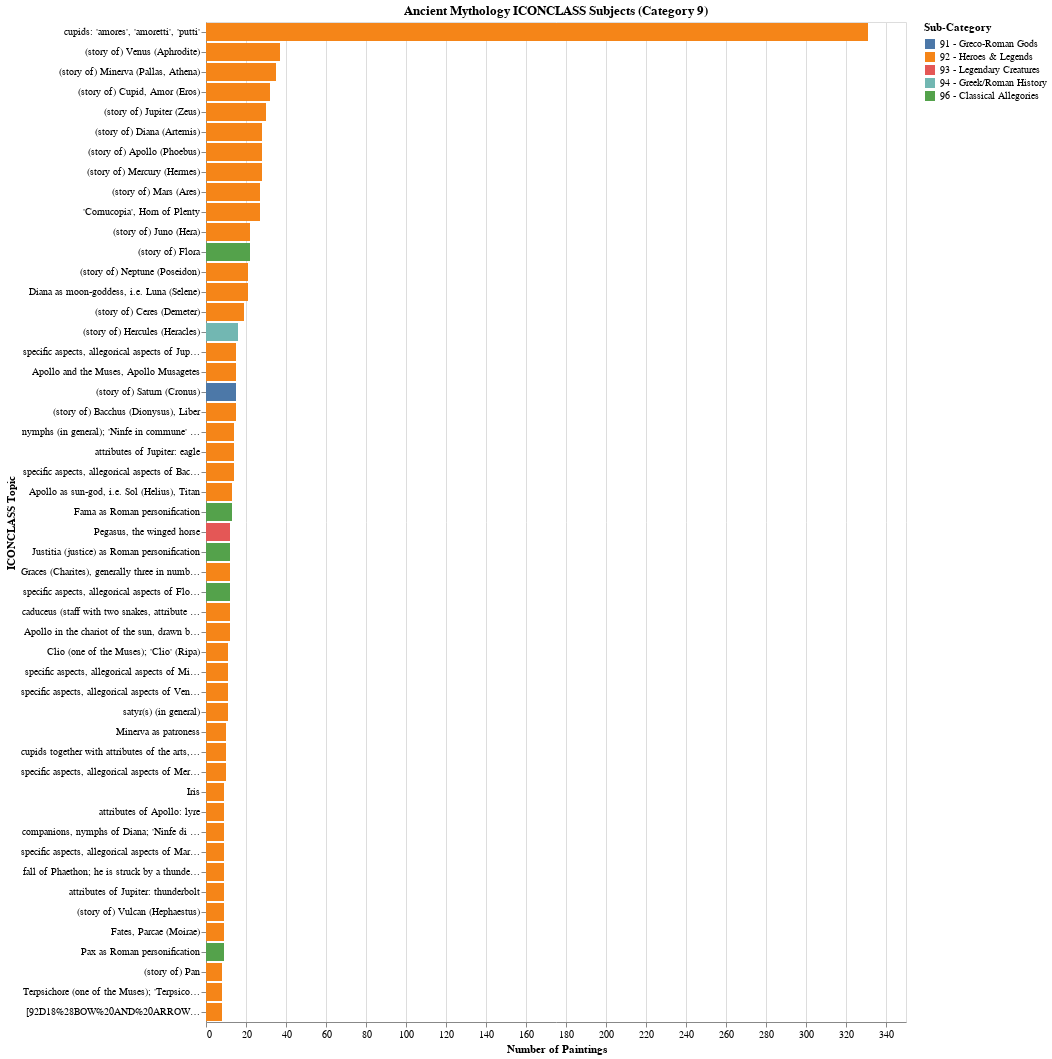

Source (notebook cell):
### Code cell
# =============================================================================
# CELL 13d: Ancient Mythology ICONCLASS Analysis (Prefix 9)
# =============================================================================
# ICONCLASS category 9 = Classical Mythology and Ancient History
# Sub-categories include:
#   91 = Greco-Roman gods
#   92 = Greco-Roman heroes and legendary figures
#   93 = Greco-Roman legendary creatures
#   94 = Greek/Roman history
#   95 = Non-classical antiquity
#   96 = Allegories based on classical mythology

print("🏛️ ANCIENT MYTHOLOGY ICONCLASS ANALYSIS (Prefix 9)")
print("=" * 70)

mythology_df = con.execute("""
    WITH mythology_subjects AS (
        SELECT 
            s.subject_label,
            s.subject_uri,
            REGEXP_EXTRACT(s.subject_uri, 'iconclass\\.org/([^/]+)', 1) as iconclass_code,
            ps.nfdi_uri
        FROM painting_subjects ps
        JOIN subjects s ON ps.subject_uri = s.subject_uri
        WHERE s.subject_source = 'ICONCLASS'
          AND s.subject_label IS NOT NULL
          AND REGEXP_EXTRACT(s.subject_uri, 'iconclass\\.org/([^/]+)', 1) LIKE '9%'
    )
    SELECT 
        subject_label,
        iconclass_code,
        SUBSTRING(iconclass_code, 1, 2) as sub_category_code,
        COUNT(DISTINCT nfdi_uri) as painting_count
    FROM mythology_subjects
    GROUP BY subject_label, iconclass_code, sub_category_code
    ORDER BY painting_count DESC
""").pl()

# Sub-category mapping for ICONCLASS 9
MYTHOLOGY_SUBCATEGORIES = {
    '91': '91 - Greco-Roman Gods',
    '92': '92 - Heroes & Legends',
    '93': '93 - Legendary Creatures',
    '94': '94 - Greek/Roman History',
    '95': '95 - Non-Classical Antiquity',
    '96': '96 - Classical Allegories',
    '97': '97 - Metamorphoses',
    '98': '98 - Emblems',
    '9A': '9A - Other Classical'
}

# Add sub-category names
mythology_df = mythology_df.with_columns(
    pl.col('sub_category_code').replace(MYTHOLOGY_SUBCATEGORIES).alias('sub_category_name')
)

# Summary statistics
total_mythology_paintings = con.execute("""
    SELECT COUNT(DISTINCT ps.nfdi_uri) as count
    FROM painting_subjects ps
    JOIN subjects s ON ps.subject_uri = s.subject_uri
    WHERE s.subject_source = 'ICONCLASS'
      AND REGEXP_EXTRACT(s.subject_uri, 'iconclass\\.org/([^/]+)', 1) LIKE '9%'
""").fetchone()[0]

print(f"\n📊 SUMMARY:")
print(f"   Total unique mythology ICONCLASS topics: {len(mythology_df)}")
print(f"   Total paintings with mythology subjects: {total_mythology_paintings}")

if len(mythology_df) > 0:
    # Category breakdown
    category_summary = mythology_df.group_by('sub_category_code', 'sub_category_name').agg([
        pl.count().alias('topic_count'),
        pl.sum('painting_count').alias('total_paintings')
    ]).sort('total_paintings', descending=True)
    
    print(f"\n📈 SUB-CATEGORY BREAKDOWN:")
    print(category_summary)
    
    print(f"\n📋 TOP 30 ICONCLASS TOPIC LABELS (Ancient Mythology):")
    print("-" * 70)
    for i, row in enumerate(mythology_df.head(30).iter_rows(named=True)):
        print(f"   [{row['iconclass_code']}] {row['subject_label']} ({row['painting_count']} paintings)")
    
    if len(mythology_df) > 30:
        print(f"   ... and {len(mythology_df) - 30} more topics")
    
    # Show example paintings
    print(f"\n🖼️ EXAMPLE PAINTINGS WITH ANCIENT MYTHOLOGY SUBJECTS:")
    example_mythology_paintings = con.execute("""
        SELECT DISTINCT
            p.label as painting_label,
            p.nfdi_uri,
            s.subject_label as mythology_topic,
            REGEXP_EXTRACT(s.subject_uri, 'iconclass\\.org/([^/]+)', 1) as iconclass_code
        FROM paintings p
        JOIN painting_subjects ps ON p.nfdi_uri = ps.nfdi_uri
        JOIN subjects s ON ps.subject_uri = s.subject_uri
        WHERE s.subject_source = 'ICONCLASS'
          AND REGEXP_EXTRACT(s.subject_uri, 'iconclass\\.org/([^/]+)', 1) LIKE '9%'
        ORDER BY p.label
        LIMIT 20
    """).pl()
    print(example_mythology_paintings)
    
    # Visualization - Top mythology subjects by sub-category
    viz_df = mythology_df.head(50).to_pandas()
    
    chart = alt.Chart(viz_df).mark_bar().encode(
        x=alt.X('painting_count:Q', title='Number of Paintings'),
        y=alt.Y('subject_label:N', sort='-x', title='ICONCLASS Topic'),
        color=alt.Color('sub_category_name:N', 
                       title='Sub-Category',
                       scale=alt.Scale(scheme='tableau10')),
        tooltip=[
            alt.Tooltip('subject_label:N', title='Topic'),
            alt.Tooltip('iconclass_code:N', title='ICONCLASS Code'),
            alt.Tooltip('sub_category_name:N', title='Sub-Category'),
            alt.Tooltip('painting_count:Q', title='Paintings')
        ]
    ).properties(
        title='Ancient Mythology ICONCLASS Subjects (Category 9)',
        width=700,
        height=max(400, min(len(viz_df) * 20, 1000))
    )
    ipython_display(chart)
    
    # Additional: Pie chart of sub-category distribution
    pie_df = category_summary.to_pandas()
    pie_chart = alt.Chart(pie_df).mark_arc(innerRadius=50).encode(
        theta=alt.Theta('total_paintings:Q', title='Paintings'),
        color=alt.Color('sub_category_name:N', 
                       title='Sub-Category',
                       scale=alt.Scale(scheme='tableau10')),
        tooltip=[
            alt.Tooltip('sub_category_name:N', title='Category'),
            alt.Tooltip('topic_count:Q', title='Topics'),
            alt.Tooltip('total_paintings:Q', title='Paintings')
        ]
    ).properties(
        title='Distribution of Mythology Sub-Categories',
        width=400,
        height=400
    )
    ipython_display(pie_chart)
else:
    print("\n⚠️ No ancient mythology ICONCLASS subjects found in the dataset.")

### Figure 1 — Vega-Lite specification as saved in the notebook (floating-point values rounded to 4 significant figures)
{"config": {"view": {"continuousWidth": 300, "continuousHeight": 300}}, "data": {"name": "data-0a77ce1c80dd2169527f97357007d3c1"}, "mark": {"type": "bar"}, "encoding": {"color": {"field": "sub_category_name", "scale": {"scheme": "tableau10"}, "title": "Sub-Category", "type": "nominal"}, "tooltip": [{"field": "subject_label", "title": "Topic", "type": "nominal"}, {"field": "iconclass_code", "title": "ICONCLASS Code", "type": "nominal"}, {"field": "sub_category_name", "title": "Sub-Category", "type": "nominal"}, {"field": "painting_count", "title": "Paintings", "type": "quantitative"}], "x": {"field": "painting_count", "title": "Number of Paintings", "type": "quantitative"}, "y": {"field": "subject_label", "sort": "-x", "title": "ICONCLASS Topic", "type": "nominal"}}, "height": 1000, "title": "Ancient Mythology ICONCLASS Subjects (Category 9)", "width": 700, "$schema": "https://vega.github.io/schema/vega-lite/v6.1.0.json", "datasets": {"data-0a77ce1c80dd2169527f97357007d3c1": [{"subject_label": "cupids: 'amores', 'amoretti', 'putti'", "iconclass_code": "92D1916", "sub_category_code": "92", "painting_count": 331, "sub_category_name": "92 - Heroes & Legends"}, {"subject_label": "(story of) Venus (Aphrodite)", "iconclass_code": "92C4", "sub_category_code": "92", "painting_count": 37, "sub_category_name": "92 - Heroes & Legends"}, {"subject_label": "(story of) Minerva (Pallas, Athena)", "iconclass_code": "92C2", "sub_category_code": "92", "painting_count": 35, "sub_category_name": "92 - Heroes & Legends"}, {"subject_label": "(story of) Cupid, Amor (Eros)", "iconclass_code": "92D1", "sub_category_code": "92", "painting_count": 32, "sub_category_name": "92 - Heroes & Legends"}, {"subject_label": "(story of) Jupiter (Zeus)", "iconclass_code": "92B1", "sub_category_code": "92", "painting_count": 30, "sub_category_name": "92 - Heroes & Legends"}, {"subject_label": "(story of) Diana (Artemis)", "iconclass_code": "92C3", "sub_category_code": "92", "painting_count": 28, "sub_category_name": "92 - Heroes & Legends"}, {"subject_label": "(story of) Apollo (Phoebus)", "iconclass_code": "92B3", "sub_category_code": "92", "painting_count": 28, "sub_category_name": "92 - Heroes & Legends"}, {"subject_label": "(story of) Mercury (Hermes)", "iconclass_code": "92B5", "sub_category_code": "92", "painting_count": 28, "sub_category_name": "92 - Heroes & Legends"}, {"subject_label": "(story of) Mars (Ares)", "iconclass_code": "92B4", "sub_category_code": "92", "painting_count": 27, "sub_category_name": "92 - Heroes & Legends"}, {"subject_label": "'Cornucopia', Horn of Plenty", "iconclass_code": "92B11221", "sub_category_code": "92", "painting_count": 27, "sub_category_name": "92 - Heroes & Legends"}, {"subject_label": "(story of) Juno (Hera)", "iconclass_code": "92C1", "sub_category_code": "92", "painting_count": 22, "sub_category_name": "92 - Heroes & Legends"}, {"subject_label": "(story of) Flora", "iconclass_code": "96A23", "sub_category_code": "96", "painting_count": 22, "sub_category_name": "96 - Classical Allegories"}, {"subject_label": "(story of) Neptune (Poseidon)", "iconclass_code": "92H1", "sub_category_code": "92", "painting_count": 21, "sub_category_name": "92 - Heroes & Legends"}, {"subject_label": "Diana as moon-goddess, i.e. Luna (Selene)", "iconclass_code": "92C371", "sub_category_code": "92", "painting_count": 21, "sub_category_name": "92 - Heroes & Legends"}, {"subject_label": "(story of) Ceres (Demeter)", "iconclass_code": "92M1", "sub_category_code": "92", "painting_count": 19, "sub_category_name": "92 - Heroes & Legends"}, {"subject_label": "(story of) Hercules (Heracles)", "iconclass_code": "94L", "sub_category_code": "94", "painting_count": 16, "sub_category_name": "94 - Greek/Roman History"}, {"subject_label": "specific aspects, allegorical aspects of Jupiter; Jupiter as patron", "iconclass_code": "92B17", "sub_category_code": "92", "painting_count": 15, "sub_category_name": "92 - Heroes & Legends"}, {"subject_label": "Apollo and the Muses, Apollo Musagetes", "iconclass_code": "92B3731", "sub_category_code": "92", "painting_count": 15, "sub_category_name": "92 - Heroes & Legends"}, {"subject_label": "(story of) Saturn (Cronus)", "iconclass_code": "91B111", "sub_category_code": "91", "painting_count": 15, "sub_category_name": "91 - Greco-Roman Gods"}, {"subject_label": "(story of) Bacchus (Dionysus), Liber", "iconclass_code": "92L1", "sub_category_code": "92", "painting_count": 15, "sub_category_name": "92 - Heroes & Legends"}, {"subject_label": "nymphs (in general); 'Ninfe in commune' (Ripa)", "iconclass_code": "92L3", "sub_category_code": "92", "painting_count": 14, "sub_category_name": "92 - Heroes & Legends"}, {"subject_label": "attributes of Jupiter: eagle", "iconclass_code": "92B18%28EAGLE%29", "sub_category_code": "92", "painting_count": 14, "sub_category_name": "92 - Heroes & Legends"}, {"subject_label": "specific aspects, allegorical aspects of Bacchus; Bacchus as patron", "iconclass_code": "92L17", "sub_category_code": "92", "painting_count": 14, "sub_category_name": "92 - Heroes & Legends"}, {"subject_label": "Apollo as sun-god, i.e. Sol (Helius), Titan", "iconclass_code": "92B371", "sub_category_code": "92", "painting_count": 13, "sub_category_name": "92 - Heroes & Legends"}, {"subject_label": "Fama as Roman personification", "iconclass_code": "96A5%28FAMA%29", "sub_category_code": "96", "painting_count": 13, "sub_category_name": "96 - Classical Allegories"}, {"subject_label": "Pegasus, the winged horse", "iconclass_code": "93D1", "sub_category_code": "93", "painting_count": 12, "sub_category_name": "93 - Legendary Creatures"}, {"subject_label": "Justitia (justice) as Roman personification", "iconclass_code": "96A5%28JUSTITIA%29", "sub_category_code": "96", "painting_count": 12, "sub_category_name": "96 - Classical Allegories"}, {"subject_label": "Graces (Charites), generally three in number; 'Gratie' (Ripa)", "iconclass_code": "92D3", "sub_category_code": "92", "painting_count": 12, "sub_category_name": "92 - Heroes & Legends"}, {"subject_label": "specific aspects, allegorical aspects of Flora; Flora as patroness", "iconclass_code": "96A237", "sub_category_code": "96", "painting_count": 12, "sub_category_name": "96 - Classical Allegories"}, {"subject_label": "caduceus (staff with two snakes, attribute of Mercury)", "iconclass_code": "92B58%28CADUCEUS%29", "sub_category_code": "92", "painting_count": 12, "sub_category_name": "92 - Heroes & Legends"}, {"subject_label": "Apollo in the chariot of the sun, drawn by four horses, usually preceded by Aurora holding a torch; 'Carro del Sole' (Ripa)", "iconclass_code": "92B3711", "sub_category_code": "92", "painting_count": 12, "sub_category_name": "92 - Heroes & Legends"}, {"subject_label": "Clio (one of the Muses); 'Clio' (Ripa)", "iconclass_code": "92D421", "sub_category_code": "92", "painting_count": 11, "sub_category_name": "92 - Heroes & Legends"}, {"subject_label": "specific aspects, allegorical aspects of Minerva; Minerva as patroness", "iconclass_code": "92C27", "sub_category_code": "92", "painting_count": 11, "sub_category_name": "92 - Heroes & Legends"}, {"subject_label": "specific aspects, allegorical aspects of Venus; Venus as patroness", "iconclass_code": "92C47", "sub_category_code": "92", "painting_count": 11, "sub_category_name": "92 - Heroes & Legends"}, {"subject_label": "satyr(s) (in general)", "iconclass_code": "92L41", "sub_category_code": "92", "painting_count": 11, "sub_category_name": "92 - Heroes & Legends"}, {"subject_label": "Minerva as patroness", "iconclass_code": "92C271", "sub_category_code": "92", "painting_count": 10, "sub_category_name": "92 - Heroes & Legends"}, {"subject_label": "cupids together with attributes of the arts, sciences, etc.", "iconclass_code": "92D19164", "sub_category_code": "92", "painting_count": 10, "sub_category_name": "92 - Heroes & Legends"}, {"subject_label": "specific aspects, allegorical aspects of Mercury; Mercury as patron - veneration, honoured by", "iconclass_code": "92B579", "sub_category_code": "92", "painting_count": 10, "sub_category_name": "92 - Heroes & Legends"}, {"subject_label": "Iris", "iconclass_code": "92D6", "sub_category_code": "92", "painting_count": 9, "sub_category_name": "92 - Heroes & Legends"}, {"subject_label": "attributes of Apollo: lyre", "iconclass_code": "92B38%28LYRE%29", "sub_category_code": "92", "painting_count": 9, "sub_category_name": "92 - Heroes & Legends"}, {"subject_label": "companions, nymphs of Diana; 'Ninfe di Diana' (Ripa)", "iconclass_code": "92C392", "sub_category_code": "92", "painting_count": 9, "sub_category_name": "92 - Heroes & Legends"}, {"subject_label": "specific aspects, allegorical aspects of Mars; Mars as patron", "iconclass_code": "92B47", "sub_category_code": "92", "painting_count": 9, "sub_category_name": "92 - Heroes & Legends"}, {"subject_label": "fall of Phaethon; he is struck by a thunderbolt of Jupiter", "iconclass_code": "92B39117", "sub_category_code": "92", "painting_count": 9, "sub_category_name": "92 - Heroes & Legends"}, {"subject_label": "attributes of Jupiter: thunderbolt", "iconclass_code": "92B18%28THUNDERBOLT%29", "sub_category_code": "92", "painting_count": 9, "sub_category_name": "92 - Heroes & Legends"}, {"subject_label": "(story of) Vulcan (Hephaestus)", "iconclass_code": "92B2", "sub_category_code": "92", "painting_count": 9, "sub_category_name": "92 - Heroes & Legends"}, {"subject_label": "Fates, Parcae (Moirae)", "iconclass_code": "92G1", "sub_category_code": "92", "painting_count": 9, "sub_category_name": "92 - Heroes & Legends"}, {"subject_label": "Pax as Roman personification", "iconclass_code": "96A5%28PAX%29", "sub_category_code": "96", "painting_count": 9, "sub_category_name": "96 - Classical Allegories"}, {"subject_label": "(story of) Pan", "iconclass_code": "92L5", "sub_category_code": "92", "painting_count": 8, "sub_category_name": "92 - Heroes & Legends"}, {"subject_label": "Terpsichore (one of the Muses); 'Terpsicore' (Ripa)", "iconclass_code": "92D425", "sub_category_code": "92", "painting_count": 8, "sub_category_name": "92 - Heroes & Legends"}, {"subject_label": "[92D18%28BOW%20AND%20ARROW%29]", "iconclass_code": "92D18%28BOW%20AND%20ARROW%29", "sub_category_code": "92", "painting_count": 8, "sub_category_name": "92 - Heroes & Legends"}]}}
